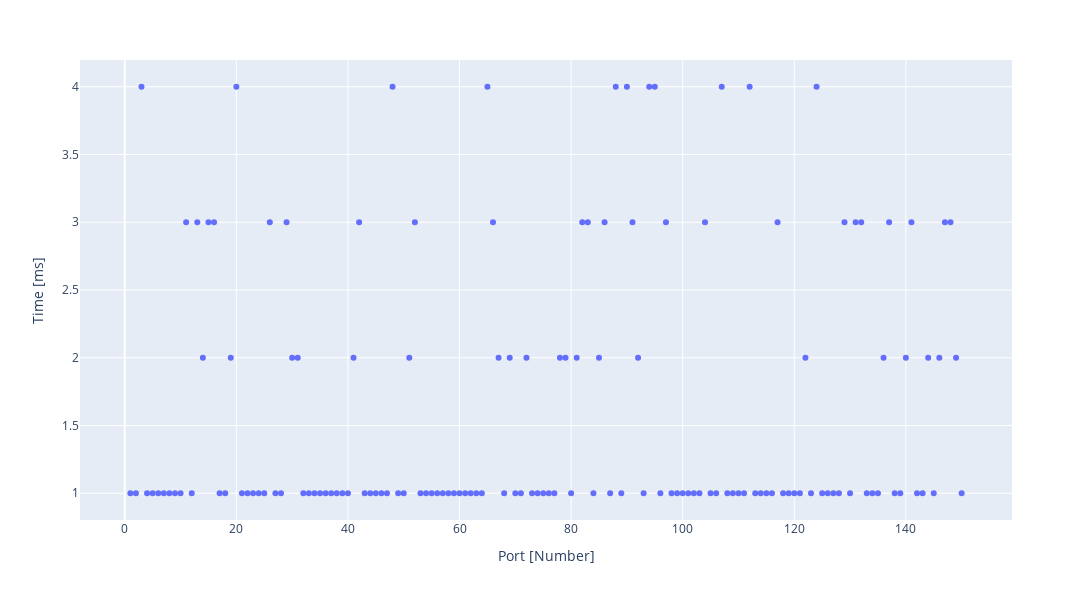

Source (notebook cell):
### Code cell
fig2 = px.scatter(df_group, x="Port", y="Time", width=1200, height=600,
                  labels={"Port": "Port [Number]", "Time": "CounterTRY [count_number]"}
                )
fig2.update_layout(title={"text": titleF+"_ynumbertime_xport", "x":0.5, "xanchor": "center","yanchor": "top"})
fig2.show()

### Figure 1 — Plotly figure (JSON) as saved in the notebook; plotly's stock layout.template omitted (floating-point values rounded to 4 significant figures; data arrays with more than 128 entries replaced by an {"elided": "..."} marker saying what was removed)
{"data": [{"hovertemplate": "Port [Number]=%{x}<br>Time [ms]=%{y}<extra></extra>", "legendgroup": "", "marker": {"color": "#636efa", "symbol": "circle"}, "mode": "markers", "name": "", "orientation": "v", "showlegend": false, "type": "scatter", "x": {"elided": "150 int values"}, "xaxis": "x", "y": {"elided": "150 int values"}, "yaxis": "y"}], "layout": {"height": 600, "legend": {"tracegroupgap": 0}, "margin": {"t": 60}, "width": 1200, "xaxis": {"anchor": "y", "domain": [0, 1], "title": {"text": "Port [Number]"}}, "yaxis": {"anchor": "x", "domain": [0, 1], "title": {"text": "Time [ms]"}}}}
